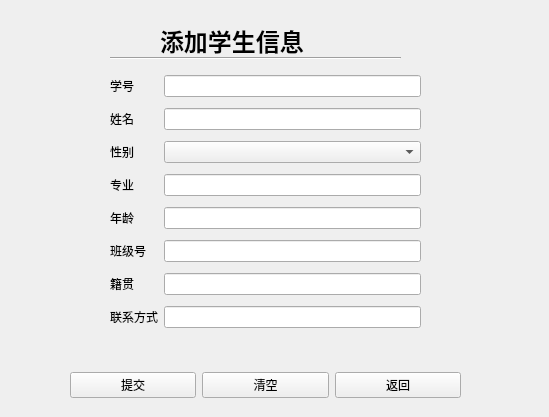
<?xml version="1.0" encoding="UTF-8"?>
<ui version="4.0">
 <class>addStuInfo</class>
 <widget class="QWidget" name="addStuInfo">
  <property name="geometry">
   <rect>
    <x>0</x>
    <y>0</y>
    <width>549</width>
    <height>417</height>
   </rect>
  </property>
  <property name="windowTitle">
   <string>Form</string>
  </property>
  <widget class="QLabel" name="label_8">
   <property name="geometry">
    <rect>
     <x>160</x>
     <y>20</y>
     <width>201</width>
     <height>41</height>
    </rect>
   </property>
   <property name="text">
    <string>&lt;h1&gt;添加学生信息&lt;/h1&gt;</string>
   </property>
  </widget>
  <widget class="Line" name="line">
   <property name="geometry">
    <rect>
     <x>110</x>
     <y>50</y>
     <width>291</width>
     <height>16</height>
    </rect>
   </property>
   <property name="orientation">
    <enum>Qt::Horizontal</enum>
   </property>
  </widget>
  <widget class="QWidget" name="">
   <property name="geometry">
    <rect>
     <x>70</x>
     <y>370</y>
     <width>391</width>
     <height>30</height>
    </rect>
   </property>
   <layout class="QGridLayout" name="gridLayout_2">
    <item row="0" column="0">
     <widget class="QPushButton" name="submit_button">
      <property name="text">
       <string>提交</string>
      </property>
     </widget>
    </item>
    <item row="0" column="1">
     <widget class="QPushButton" name="clear_button">
      <property name="text">
       <string>清空</string>
      </property>
     </widget>
    </item>
    <item row="0" column="2">
     <widget class="QPushButton" name="pushButton_3">
      <property name="text">
       <string>返回</string>
      </property>
     </widget>
    </item>
   </layout>
  </widget>
  <widget class="QWidget" name="">
   <property name="geometry">
    <rect>
     <x>110</x>
     <y>70</y>
     <width>311</width>
     <height>271</height>
    </rect>
   </property>
   <layout class="QGridLayout" name="gridLayout">
    <item row="0" column="0">
     <widget class="QLabel" name="label">
      <property name="text">
       <string>学号</string>
      </property>
     </widget>
    </item>
    <item row="0" column="1">
     <widget class="QLineEdit" name="sNo_lineEdit"/>
    </item>
    <item row="1" column="0">
     <widget class="QLabel" name="label_2">
      <property name="text">
       <string>姓名</string>
      </property>
     </widget>
    </item>
    <item row="1" column="1">
     <widget class="QLineEdit" name="sName_lineEdit"/>
    </item>
    <item row="2" column="0">
     <widget class="QLabel" name="label_3">
      <property name="text">
       <string>性别</string>
      </property>
     </widget>
    </item>
    <item row="2" column="1">
     <widget class="QComboBox" name="sexBox"/>
    </item>
    <item row="3" column="0">
     <widget class="QLabel" name="label_9">
      <property name="text">
       <string>专业</string>
      </property>
     </widget>
    </item>
    <item row="3" column="1">
     <widget class="QLineEdit" name="major_lineEdit"/>
    </item>
    <item row="4" column="0">
     <widget class="QLabel" name="label_4">
      <property name="text">
       <string>年龄</string>
      </property>
     </widget>
    </item>
    <item row="4" column="1">
     <widget class="QLineEdit" name="age_lineEdit"/>
    </item>
    <item row="5" column="0">
     <widget class="QLabel" name="label_5">
      <property name="text">
       <string>班级号</string>
      </property>
     </widget>
    </item>
    <item row="5" column="1">
     <widget class="QLineEdit" name="classId_lineEdit"/>
    </item>
    <item row="6" column="0">
     <widget class="QLabel" name="label_6">
      <property name="text">
       <string>籍贯</string>
      </property>
     </widget>
    </item>
    <item row="6" column="1">
     <widget class="QLineEdit" name="address_lineEdit"/>
    </item>
    <item row="7" column="0">
     <widget class="QLabel" name="label_7">
      <property name="text">
       <string>联系方式</string>
      </property>
     </widget>
    </item>
    <item row="7" column="1">
     <widget class="QLineEdit" name="phonenum_lineEdit"/>
    </item>
   </layout>
  </widget>
 </widget>
 <resources/>
 <connections/>
</ui>
